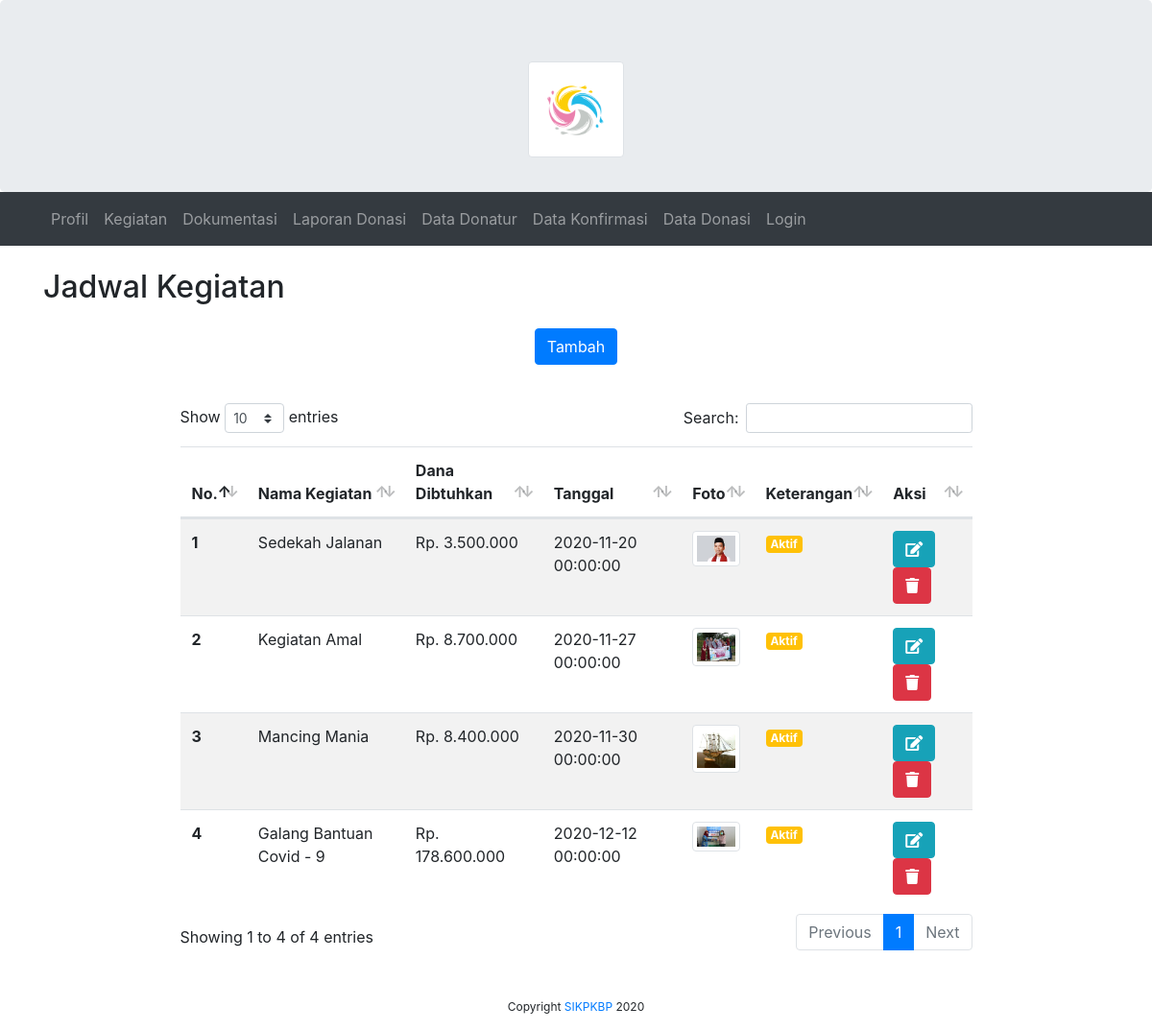
Page /index.php/admin/kegiatan on the committed database.
### tables this page shows
CREATE TABLE `tbl_kegiatan` (
  `id_kegiatan` int(11) NOT NULL,
  `nama_kegiatan` varchar(255) DEFAULT NULL,
  `time_pelakasanaan_kegiatan` datetime DEFAULT NULL,
  `gambar_kegiatan` varchar(255) DEFAULT NULL,
  `deskripsi_kegitan` varchar(255) DEFAULT NULL,
  `nominal_dana_kegiatan` varchar(255) DEFAULT NULL,
  `time_create_kegiatan` datetime DEFAULT NULL,
  `time_update_kegiatan` datetime DEFAULT NULL,
  `id_users` int(11) DEFAULT NULL,
  `status_kegiatan` enum('aktif','belum_aktif') DEFAULT NULL
);

### application/controllers/admin/Kegiatan.php (called while the page is built, shortened)
<?php
class Kegiatan extends CI_Controller
{
    public function index()
    {
        $data = [
            'title' => 'SISTEM INFORMASI KEGIATAN DAN PENGELOLAAN KOMUNITAS BENANG PUTIH',
            'users' => $this->db->get_where('tbl_users', ['email' => $this->session->userdata('email')])->row_array(),
            'kegiatan' => $this->db->get('tbl_kegiatan')->result_array(),
        ];
        $this->load->view('templates/header', $data);
        $this->load->view('templates/navbar_admin');
        $this->load->view('admin/kegiatan/index');
        $this->load->view('templates/footer');
    }
}

### index.php (called while the page is built, shortened)
<?php
require_once BASEPATH.'core/CodeIgniter.php';

### application/views/admin/kegiatan/index.php (the view, shortened to what this page needs)
<div class="container mt-4">
    <div class="row">
        <div class="col-sm-5">
            <h2>Jadwal Kegiatan</h2>
        </div>
    </div>
    <div class="text-center">
        <a href="<?= base_url('admin/kegiatan/create'); ?>" class="btn btn-primary mt-3 mb-3">Tambah</a>
    </div>
    <div class="row mt-4 mb-5 justify-content-center">
        <div class="col-sm-9">
            <table class="table table-striped" id="datatable">
                <thead>
                    <tr>
                        <th scope="col">No.</th>
                        <th scope="col">Nama Kegiatan</th>
                        <th scope="col">Dana Dibtuhkan</th>
                        <th scope="col">Tanggal</th>
                        <th scope="col">Foto</th>
                        <th scope="col">Keterangan</th>
                        <th scope="col">Aksi</th>
                    </tr>
                </thead>
                <tbody>
                    <?php $no = 1; ?>
                    <?php foreach ($kegiatan as $keg) : ?>
                        <tr>
                            <th scope="row"><?= $no++; ?></th>
                            <td><?= $keg['nama_kegiatan']; ?></td>
                            <td>Rp. <?= number_format($keg['nominal_dana_kegiatan'], 0, ',', '.'); ?></td>
                            <td><?= $keg['time_pelakasanaan_kegiatan']; ?></td>
                            <td>
                                <img class="img-thumbnail" width="50" src="<?= base_url('assets/img/kegiatan/' . $keg['gambar_kegiatan']); ?>" alt="">
                            </td>
                            <td>
                                <div class="btn-group" role="group">
                                    <?php if ($keg['status_kegiatan'] == "belum_aktif") { ?>
                                        <a style="color: white;" class="badge badge-danger " href="<?php echo site_url('admin/kegiatan/updateStatusW/' . $keg['id_kegiatan']) ?>">
                                            Aktifkan
                                        </a>
                                    <?php } elseif ($keg['status_kegiatan'] == "aktif") { ?>
                                        <a style="color: white;" class="badge badge-warning">
                                            Aktif
                                        </a>
                                    <?php } ?>
                                </div>
                            </td>
                            <td>
                                <a href="<?= base_url('admin/kegiatan/edit/' . $keg['id_kegiatan']); ?>" class="btn btn-info"><i class="fas fa-edit"></i></a>
                                <a onclick="return confirm('Data kegiatan akan terhapus');" href="<?= base_url('admin/kegiatan/destroy/' . $keg['id_kegiatan']); ?>" class="btn btn-danger"><i class="fas fa-trash"></i></a>
                            </td>
                        </tr>
                    <?php endforeach; ?>
                </tbody>
            </table>
        </div>
    </div>
</div>

### rows in the picture
tbl_kegiatan: nama_kegiatan "Sedekah Jalanan", nominal_dana_kegiatan "3.500.000", time_pelakasanaan_kegiatan "2020-11-20 00:00:00", gambar_kegiatan (picture), status_kegiatan "Aktif"
tbl_kegiatan: nama_kegiatan "Kegiatan Amal", nominal_dana_kegiatan "8.700.000", time_pelakasanaan_kegiatan "2020-11-27 00:00:00", gambar_kegiatan (picture), status_kegiatan "Aktif"
tbl_kegiatan: nama_kegiatan "Mancing Mania", nominal_dana_kegiatan "8.400.000", time_pelakasanaan_kegiatan "2020-11-30 00:00:00", gambar_kegiatan (picture), status_kegiatan "Aktif"
tbl_kegiatan: nama_kegiatan "Galang Bantuan Covid - 9", nominal_dana_kegiatan "178.600.000", time_pelakasanaan_kegiatan "2020-12-12 00:00:00", gambar_kegiatan (picture), status_kegiatan "Aktif"
